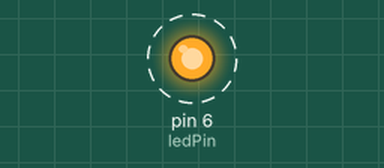
Recording of a sketch running on a simulated Arduino Uno, built with avr-gcc and run on an emulated ATmega328P. Parts: output pins drawn as LEDs (lit = HIGH). Dashed ring = blinking.

Above: at 0.2 s.
Timing chart, 0 to 3.0 s (numbered marks = the images above):
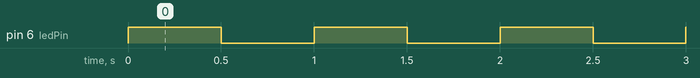

The sketch:

exercise2_task1.ino
```cpp
/*
 * Exercise 2: An LED blink with timer interrupts
 *
 * Task: Using timer1, implement the blink example
 * i.e., without using delay() or the millis()/micros() functions
 */

int ledPin = 6; // address of external LED (connected to digital pin 6)
int toggle = 1;

void setup() {
  pinMode(ledPin, OUTPUT);

  cli();  //disable interrupts

  //set timer1 interrupt at 62500Hz
  TCCR1A = 0;                // set entire TCCR1A register to 0
  TCCR1B = 0;                // same for TCCR1B

  TCNT1  = 0;                // initialize counter value to 0
  OCR1A = 31249;             // set compare match register
  TIMSK1 |= (1 << OCIE1A);   // enable timer compare interrupt

  TCCR1B |= (1 << WGM12);    // turn on CTC mode
  TCCR1B |= (1 << CS12);     // Set CS12 bit for 256 prescaler

  sei();  //enable interrupts
}

void loop() {
}

ISR(TIMER1_COMPA_vect){      //timer1 interrupt
  if (toggle){
    digitalWrite(ledPin,HIGH);
    toggle = 0;
  }
  else{
    digitalWrite(ledPin,LOW);
    toggle = 1;
  }
}
```

Measured:
- by itself, pin 6 (ledPin): alternates HIGH for 0.50 s and LOW for 0.50 s
